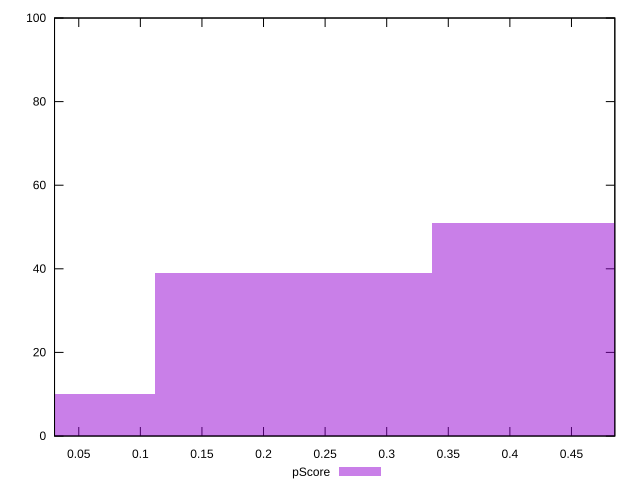

gnuplot code for this plot:
reset

$pScore <<EOF
0.2244795722901625 39
0.448959144580325 51
0 10
EOF

set key outside below
set boxwidth 0.2244795722901625
set xrange [0.030324369320429423:0.4852065816388148]
set yrange [0:100]
set trange [0:100]
set style fill transparent solid 0.5 noborder
set terminal svg size 640, 490 enhanced background rgb 'white'
set output "reports/report_00028_2021-02-24T12-49-42.674Z/first-cpu-idle/samples/astro/pScore/histogram.svg"

plot $pScore title "pScore" with boxes

reset
